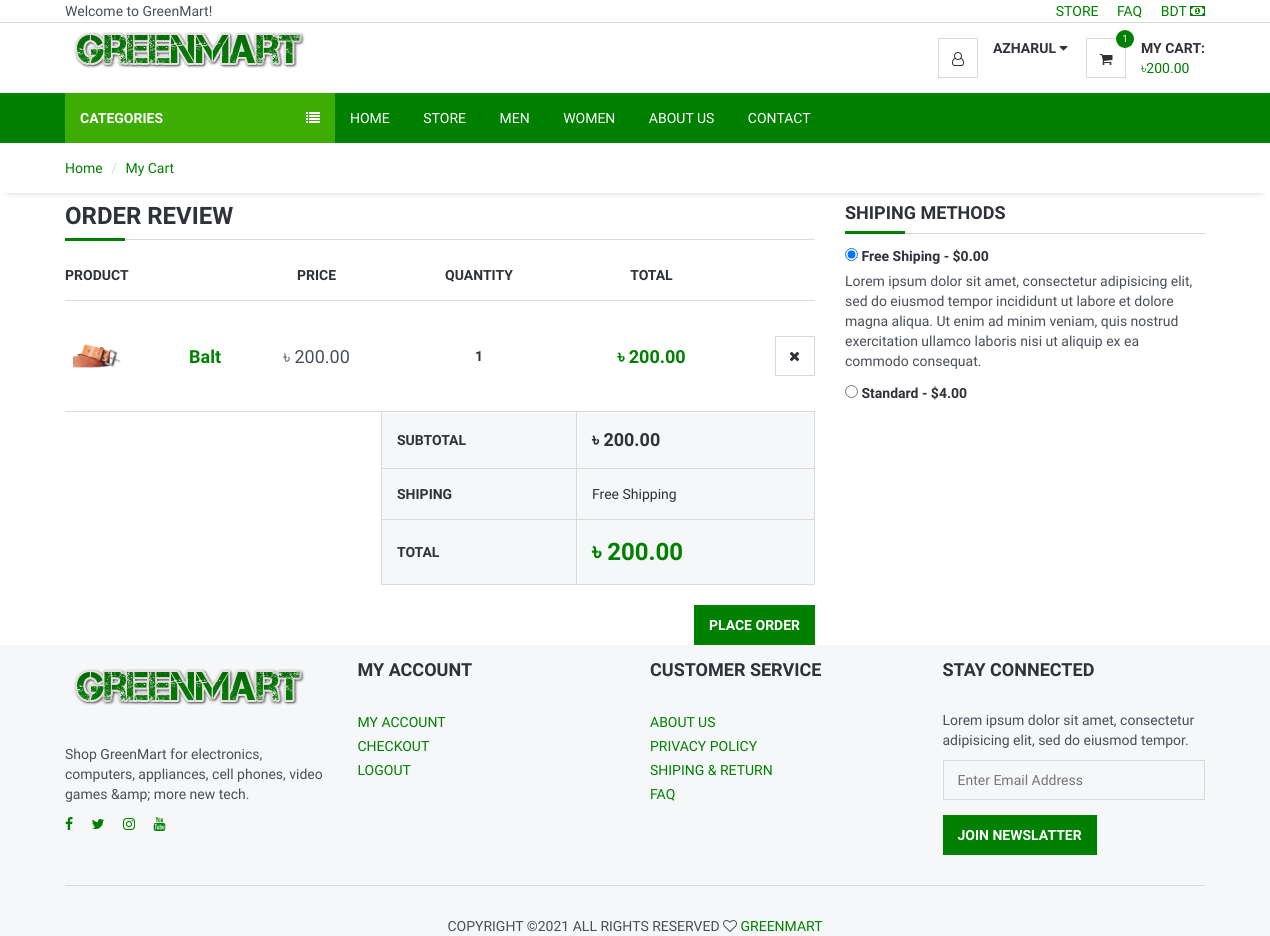
The app's page /cart/ (signed in) with its own data.
### home/models.py (models this page shows, shortened)
class Setting(models.Model):
    STATUS = (
        ('True', 'True'),
        ('False', 'False'),
    )
    title = models.CharField(max_length=150)
    keywords = models.CharField(max_length=255)
    description = models.CharField(max_length=255)
    company = models.CharField(max_length=50)
    address = models.CharField(blank=True,max_length=100)
    phone = models.CharField(blank=True,max_length=15)
    fax = models.CharField(blank=True,max_length=15)
    email = models.CharField(blank=True,max_length=50)
    smtpserver = models.CharField(blank=True,max_length=50)
    smtpemail = models.CharField(blank=True,max_length=50)
    smtppassword = models.CharField(blank=True,max_length=10)
    smtpport = models.CharField(blank=True,max_length=5)
    icon = models.ImageField(blank=True,upload_to='images/')
    facebook = models.CharField(blank=True,max_length=50)
    instagram = models.CharField(blank=True,max_length=50)
    twitter = models.CharField(blank=True,max_length=50)
    youtube = models.CharField(blank=True, max_length=50)
    aboutus = models.TextField(blank=True)
    contact = models.CharField(blank=True, max_length=80)
    references = models.CharField(blank=True, max_length=80)
    status=models.CharField(max_length=10,choices=STATUS)
    create_at=models.DateTimeField(auto_now_add=True)
    update_at=models.DateTimeField(auto_now=True)

### order/models.py (models this page shows, shortened)
class ShopCart(models.Model):
    user = models.ForeignKey(User, on_delete=models.SET_NULL, null=True)
    product = models.ForeignKey(Product, on_delete=models.SET_NULL, null=True)
    quantity = models.IntegerField()
    @property
    def amount(self):
        return (self.quantity * self.product.price)

### product/models.py (models this page shows, shortened)
class Product(models.Model):
    STATUS = (
        ('True', 'True'),
        ('False', 'False'),
    )
    title = models.CharField(max_length=150)
    keywords = models.CharField(max_length=255)
    description = models.TextField(max_length=500)
    image=models.ImageField(upload_to='images/',null=False)
    price = models.DecimalField(max_digits=12, decimal_places=2,default=0)
    amount=models.IntegerField(default=0)
    minamount=models.IntegerField(default=3)
    detail=models.TextField(max_length=500)
    slug = models.SlugField(null=False, unique=True)
    status=models.CharField(max_length=10,choices=STATUS)
    create_at=models.DateTimeField(auto_now_add=True)
    update_at=models.DateTimeField(auto_now=True)
    categorie=models.ForeignKey(ProductCategories,on_delete=models.CASCADE)

### home/views.py (the view)
# urls.py: path('cart/', views.cart, name = "cart"),
@login_required(login_url='/login')
def cart(request):
    current_user = request.user
    shopcart = ShopCart.objects.filter(user_id = current_user.id)
    total = 0
    q = 0
    for rs in shopcart:
        total += rs.product.price * rs.quantity
        q += rs.quantity
    setting = Setting.objects.all()
    catagories = ProductCategories.objects.all()
    context = {
        "catagories":catagories,
        "setting":setting,
        "shopcart" : shopcart,
        "total" : total,
        "q":q,
    }
    return render(request, 'cart.html', context=context)

### home/templates/cart.html (shortened to what this page needs)
{% extends 'base.html' %}
{% load static %}
{% block content %}
    <div id="breadcrumb">
        <div class="container">
            <ul class="breadcrumb">
                <li><a href="{% url 'home' %}">Home</a></li>
                <li class="active">My Cart</li>
            </ul>
        </div>
    </div>
<div class="section">
    <div class="container">
      <div class="row">
          <div class="col-md-8">
            <div class="order-summary clearfix">
              <div class="section-title">
                <h3 class="title">Order Review</h3>
              </div>
              <table class="shopping-cart-table table">
                <thead>
                  <tr>
                    <th>Product</th>
                    <th></th>
                    <th class="text-center">Price</th>
                    <th class="text-center">Quantity</th>
                    <th class="text-center">Total</th>
                    <th class="text-right"></th>
                  </tr>
                </thead>
                <tbody>
                  {% for s in shopcart %}
                  <tr>
                    <td class="thumb"><img src="{{ s.product.image.url }}" alt=""></td>
                    <td class="details">
                      <a href="/product/{{s.product.id}}">{{ s.product.title }}</a>
                    </td>
                    <td class="price text-center">৳ {{s.product.price}}<br></td>
                    <td class="qty text-center"><strong> {{s.quantity }}</strong></td>
                    <td class="total text-center"><strong class="primary-color">৳ {{s.amount}}</strong></td>
                    <td class="text-right"><a class="main-btn icon-btn" href="deletefromcart/{{s.id}}" onclick="return confirm('Delete ! Are you sure?')"><i class="fa fa-close"></i></a></td>
                  </tr>
                  {% endfor %}
                </tbody>
                <tfoot>
                  <tr>
                    <th class="empty" colspan="3"></th>
                    <th>SUBTOTAL</th>
                    <th colspan="2" class="sub-total">৳ {{total}}</th>
                  </tr>
                  <tr>
                    <th class="empty" colspan="3"></th>
                    <th>SHIPING</th>
                    <td colspan="2">Free Shipping</td>
                  </tr>
                  <tr>
                    <th class="empty" colspan="3"></th>
                    <th>TOTAL</th>
                    <th colspan="2" class="total">৳ {{total}}</th>
                  </tr>
                </tfoot>
              </table>
              <div class="pull-right">
                <a href="{% url 'checkout' %}" class="primary-btn" >Place Order</a>
              </div>
            </div>
          </div>
          <div class="col-md-4">
            <div class="shiping-methods">
              <div class="section-title">
                <h4 class="title">Shiping Methods</h4>
              </div>
              <div class="input-checkbox">
                <input type="radio" name="shipping" id="shipping-1" checked>
                <label for="shipping-1">Free Shiping -  $0.00</label>
                <div class="caption">
                  <p>Lorem ipsum dolor sit amet, consectetur adipisicing elit, sed do eiusmod tempor incididunt ut labore et dolore magna aliqua. Ut enim ad minim veniam, quis nostrud exercitation ullamco laboris nisi ut aliquip ex ea commodo consequat.
                </div>
              </div>
              <div class="input-checkbox">
                <input type="radio" name="shipping" id="shipping-2">
                <label for="shipping-2">Standard - $4.00</label>
              </div>
            </div>
        </div>
    </div>
  </div>
{% endblock %}

### home/templates/base.html (shortened to what this page needs)
{% load static %}
<!DOCTYPE html>
<html lang="en">
<head>
	<link type="text/css" rel="stylesheet" href="{% static '' %}css/bootstrap.min.css" />
	<link type="text/css" rel="stylesheet" href="{% static '' %}css/slick.css" />
	<link type="text/css" rel="stylesheet" href="{% static '' %}css/slick-theme.css" />
	<link type="text/css" rel="stylesheet" href="{% static '' %}css/nouislider.min.css" />
	<link rel="stylesheet" href="{% static '' %}css/font-awesome.min.css">
	<link type="text/css" rel="stylesheet" href="{% static '' %}css/style.css" />
	<link href="https://cdnjs.cloudflare.com/ajax/libs/font-awesome/4.7.0/css/font-awesome.min.css" rel="stylesheet"/>
</head>
<body>
	<header>
		<div id="top-header">
			<div class="container">
				<div class="pull-left">
					<span>Welcome to GreenMart!</span>
				</div>
				<div class="pull-right">
					<ul class="header-top-links">
						<li><a href="{% url 'store' %}">Store</a></li>
						<li><a href="{% url 'faq' %}">FAQ</a></li>
						<li><a href="#">BDT <i class="fa fa-money"></i></a></li>
					</ul>
				</div>
			</div>
		</div>
		<div id="header">
			<div class="container">
				<div class="pull-left">
					<div class="header-logo">
						<a class="logo" href="{% url 'home' %}">
							{% for s in setting %}
							<img src="{{s.icon.url}}" alt="">
							{% endfor %}
						</a>
					</div>
				</div>
				<div class="pull-right">
					<ul class="header-btns">
						<li class="header-account dropdown default-dropdown">
							{% if user.id is not None %}
                            <div class="dropdown-toggle" role="button" data-toggle="dropdown" aria-expanded="true">
                                <div class="header-btns-icon">
									<i class="fa fa-user-o"></i>
                                </div>
                                <strong class="text-uppercase">{{ user.first_name }} <i class="fa fa-caret-down"></i></strong>
                            </div>
							{% else %}
								<a href="{% url 'login' %}" class="text-uppercase">Login</a> / <a href="{% url 'signup' %}" class="text-uppercase">Sign Up</a>
							{% endif %}
						</li>
						<li class="header-cart dropdown default-dropdown">
							<a class="dropdown-toggle" data-toggle="dropdown" aria-expanded="true">
								<div class="header-btns-icon">
									<i class="fa fa-shopping-cart"></i>
									{% if user.id is not None %}
										<span class="qty">{{q }}</span>
									{% else %}
										<span class="qty"> 0 </span>
									{% endif %}
								</div>
								<strong class="text-uppercase">My Cart:</strong>
								<br>
								{% if user.id is not None %}
									<span>৳{{total}} </span>
								{% else %}
									<span>৳{{00.00}} </span>
								{% endif %}
							</a>
						</li>
					</ul>
				</div>
			</div>
		</div>
	</header>
	<div id="navigation">
		<div class="container">
			<div id="responsive-nav">
					{% if page %}
					<div class="category-nav">
					{% else %}
					<div class="category-nav show-on-click">
					{% endif %}
						<span class="category-header">Categories <i class="fa fa-list"></i></span>
					</div>
				<div class="menu-nav">
					<ul class="menu-list">
						<li><a href="{% url 'home' %}">Home</a></li>
						<li><a href="{% url 'store' %}">Store</a></li>
						<li><a href="{% url 'men' %}">Men</a></li>
						<li><a href="{% url 'women' %}">Women</a></li>
						<li><a href="{% url 'about' %}">About us</a></li>
						<li><a href="{% url 'contact' %}">Contact</a></li>
					</ul>
				</div>
			</div>
		</div>
	</div>
	{% block content %} {% endblock %}
	<footer id="footer" class="section section-grey">
		<div class="container">
			<div class="row">
				{% for s in setting %}
				<div class="col-md-3 col-sm-6 col-xs-6">
					<div class="footer">
						<div class="footer-logo">
							<a class="logo" href="{% url 'home' %}">
		            <img src="{{ s.icon.url }}" alt="">
		          </a>
						</div>
						<p>{{ s.keywords }}</p>
						<ul class="footer-social">
							<li><a href="{{ s.facebook }}" target="_blank"><i class="fa fa-facebook"></i></a></li>
							<li><a href="{{ s.twitter }}" target="_blank"><i class="fa fa-twitter"></i></a></li>
							<li><a href="{{ s.instagram }}" target="_blank"><i class="fa fa-instagram"></i></a></li>
							<li><a href="{{ s.youtube }}" target="_blank"><i class="fa fa-youtube"></i></a></li>
						</ul>
					</div>
				</div>
				{% endfor %}
				<div class="col-md-3 col-sm-6 col-xs-6">
					<div class="footer">
						<h3 class="footer-header">My Account</h3>
						<ul class="list-links">
							<li><a href="user_profile/{{user.id}}">My Account</a></li>
							{% if user.id is not None %}
							<li><a href="{% url 'checkout' %}">Checkout</a></li>
							<li><a href="{% url 'logout' %}">Logout</a></li>
							{% else %}
							<li><a href="{% url 'login' %}">Login</a></li>
							{% endif %}
						</ul>
					</div>
				</div>
				<div class="col-md-3 col-sm-6 col-xs-6">
					<div class="footer">
						<h3 class="footer-header">Customer Service</h3>
						<ul class="list-links">
							<li><a href="{% url 'about' %}">About Us</a></li>
							<li><a href="https://kakhait.com/pp.php " target="_blanck">Privacy Policy</a></li>
							<li><a href="#">Shiping & Return</a></li>
							<li><a href="{% url 'faq' %}">FAQ</a></li>
						</ul>
					</div>
				</div>
				<div class="col-md-3 col-sm-6 col-xs-6">
					<div class="footer">
						<h3 class="footer-header">Stay Connected</h3>
						<p>Lorem ipsum dolor sit amet, consectetur adipisicing elit, sed do eiusmod tempor.</p>
						<form>
							<div class="form-group">
								<input class="input" placeholder="Enter Email Address">
							</div>
							<button class="primary-btn">Join Newslatter</button>
						</form>
					</div>
				</div>
			</div>
			<hr>
			<div class="row">
				<div class="col-md-8 col-md-offset-2 text-center">
					<div class="footer-copyright">
						Copyright &copy;<script>document.write(new Date().getFullYear());</script> All rights reserved <i class="fa fa-heart-o" aria-hidden="true"></i> <a href="https://greenmart.com" target="_blank">GreenMart</a>
					</div>
				</div>
			</div>
		</div>
	</footer>
</body>
</html>

### records on screen
Setting: icon (picture), keywords "Shop GreenMart for electronics, computers, appliances, cell phones, video games &amp; more new tech."
ShopCart: product.image (picture), product "Balt", product.price "200.00", quantity "1", amount "200.00"

### other values on screen
{{ user.first_name }} "AZHARUL"
{{ q }} "1"
{{ total }} "200.00"
